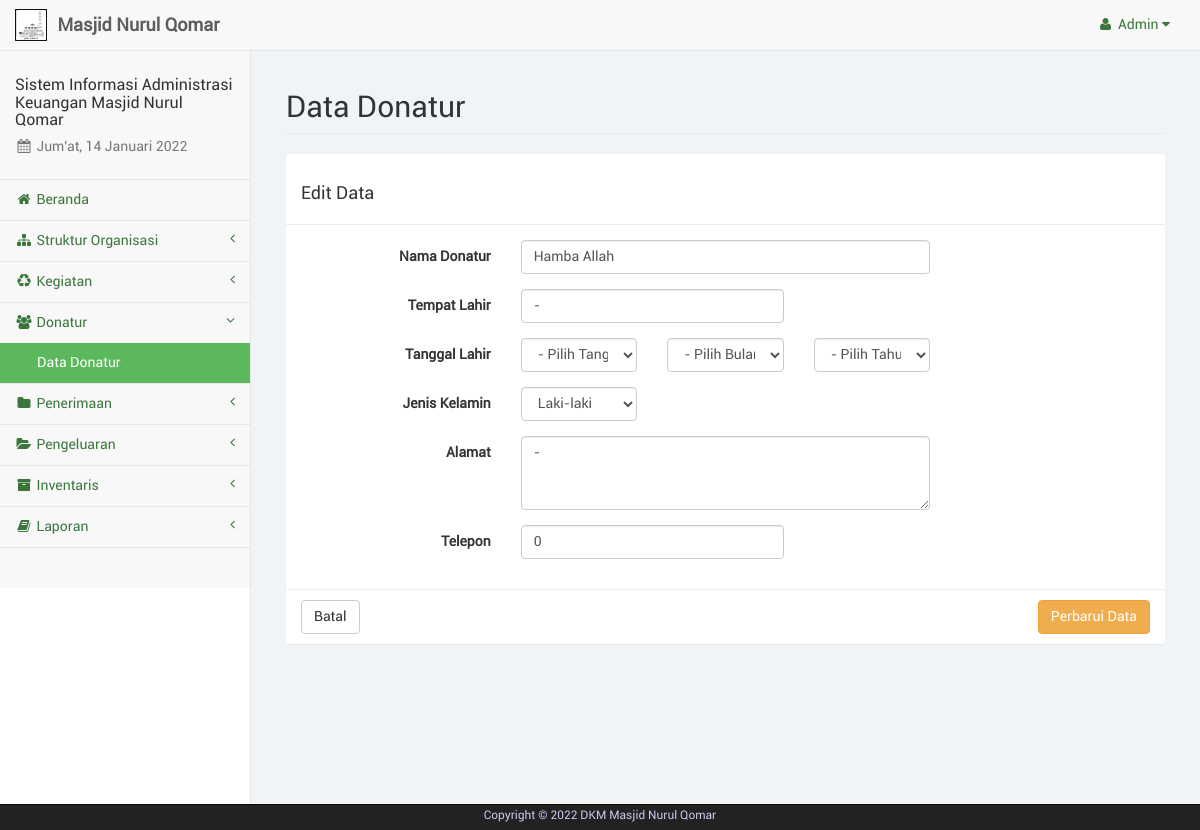
/admin/donatur_edit.php?don=2 (signed in), run on the app's committed database.
### tables this page shows
CREATE TABLE IF NOT EXISTS `pengguna` (
  `id_pengguna` int(4) NOT NULL,
  `username` varchar(15) NOT NULL,
  `password` varchar(25) NOT NULL
);

CREATE TABLE IF NOT EXISTS `donatur` (
  `id_donatur` int(8) NOT NULL,
  `nama_donatur` varchar(35) NOT NULL,
  `tpt_lahir` varchar(20) NOT NULL,
  `tgl_lahir` date NOT NULL,
  `j_kelamin` enum('Laki-laki','Perempuan') NOT NULL,
  `alamat` varchar(75) NOT NULL,
  `telepon` varchar(13) NOT NULL
);

### admin/sess_check.php (called while the page is built, shortened)
<?php
	$chk_sess = $_SESSION['user_keuangandkm'];
	include("dist/config/koneksi.php");
	$sql_sess = "SELECT * FROM pengguna WHERE id_pengguna='". $chk_sess ."'";
	$ress_sess = mysqli_query($conn, $sql_sess);
	$row_sess = mysqli_fetch_array($ress_sess);
	$sess_username = $row_sess['username'];
?>

### admin/donatur_edit.php (the view, shortened to what this page needs)
<?php
	include("sess_check.php");
	if(isset($_GET['don'])) {
		$sql = "SELECT * FROM donatur WHERE id_donatur='". $_GET['don'] ."'";
		$ress = mysqli_query($conn, $sql);
		$data = mysqli_fetch_array($ress);
	}
	$pagedesc = "Donatur";
	$menuparent = "donatur";
	include("layout_top.php");
?>
		<div id="page-wrapper">
            <div class="container-fluid">
                <div class="row">
                    <div class="col-lg-12">
                        <h1 class="page-header">Data Donatur</h1>
                    </div>
                </div>
				<div class="row">
					<div class="col-lg-12">
						<form class="form-horizontal" action="donatur_update.php" method="POST">
							<div class="panel panel-default">
								<div class="panel-heading"><h3>Edit Data</h3></div>
								<div class="panel-body">
									<div class="form-group">
										<label class="control-label col-sm-3">Nama Donatur</label>
										<div class="col-sm-6">
											<input type="text" name="nama_donatur" class="form-control" placeholder="Nama Donatur" value="<?php echo $data['nama_donatur'] ?>" required>
										</div>
									</div>
									<div class="form-group">
										<label class="control-label col-sm-3">Tempat Lahir</label>
										<div class="col-sm-4">
											<input type="text" name="tpt_lahir" class="form-control" placeholder="Tempat Lahir" value="<?php echo $data['tpt_lahir'] ?>" required>
										</div>
									</div>
									<div class="form-group">
										<label class="control-label col-sm-3">Tanggal Lahir</label>
										<div class="col-sm-2">
											<select name="tgl_lahir" class="form-control">
												<option value="0">- Pilih Tanggal -</option>
											</select>
										</div>
										<div class="col-sm-2">
											<select name="bln_lahir" class="form-control">
												<option value="0">- Pilih Bulan -</option>
											</select>
										</div>
										<div class="col-sm-2">
											<select name="thn_lahir" class="form-control">
												<option value="0">- Pilih Tahun -</option>
											</select>
										</div>
									</div>
									<div class="form-group">
										<label class="control-label col-sm-3">Jenis Kelamin</label>
										<div class="col-sm-2">
											<select name="j_kelamin" class="form-control">
												<?php
													if($data['j_kelamin'] == "Laki-laki") {
														echo '<option value="Laki-laki" selected>Laki-laki</option>';
													}
													else {
														echo '<option value="Laki-laki">Laki-laki</option>';
														echo '<option value="Perempuan" selected>Perempuan</option>';
													}
												?>
											</select>
										</div>
									</div>
									<div class="form-group">
										<label class="control-label col-sm-3">Alamat</label>
										<div class="col-sm-6">
											<textarea name="alamat" class="form-control" placeholder="Alamat" rows="3" required><?php echo $data['alamat'] ?></textarea>
										</div>
									</div>
									<div class="form-group">
										<label class="control-label col-sm-3">Telepon</label>
										<div class="col-sm-4">
											<input type="text" name="telepon" class="form-control" placeholder="Telepon" value="<?php echo $data['telepon'] ?>" required>
										</div>
									</div>
								</div>
								<div class="panel-footer">
									<a href="donatur.php" class="btn btn-default">Batal</a>
									<button type="submit" name="perbarui" class="btn btn-warning pull-right">Perbarui Data</button>
								</div>
							</div>
						</form>
					</div>
				</div>
            </div>
        </div>
<?php
	include("layout_bottom.php");
?>

### admin/layout_top.php (shortened to what this page needs)
<?php
	$haries = array("Sunday" => "Minggu", "Monday" => "Senin", "Tuesday" => "Selasa", "Wednesday" => "Rabu", "Thursday" => "Kamis", "Friday" => "Jum'at", "Saturday" => "Sabtu");
	$bulans = array("", "Januari", "Februari", "Maret", "April", "Mei", "Juni", "Juli", "Agustus", "September", "Oktober", "November", "Desember");
	$hari_ini = $haries[date("l")];
	$bulan_ini = $bulans[date("n")];
	$tanggal = date("d");
	$tahun = date("Y");
?>
<!DOCTYPE html>
<html lang="en">
<head>
	<link href="libs/bootstrap/dist/css/bootstrap.min.css" rel="stylesheet">
	<link href="libs/metisMenu/dist/metisMenu.min.css" rel="stylesheet">
    <link href="libs/datatables-plugins/integration/bootstrap/3/dataTables.bootstrap.css" rel="stylesheet">
    <link href="libs/datatables-responsive/css/dataTables.responsive.css" rel="stylesheet">
	<link href="dist/css/sb-admin-2.css" rel="stylesheet">
	<link href="dist/css/offline-font.css" rel="stylesheet">
	<link href="dist/css/custom.css" rel="stylesheet">
	<link href="libs/font-awesome/css/font-awesome.min.css" rel="stylesheet" type="text/css">
</head>
<body>
    <div id="wrapper">
        <nav class="navbar navbar-default navbar-static-top" role="navigation" style="margin-bottom: 0">
            <div class="navbar-header">
				<a class="navbar-brand hidden-xs" href="index.php">
					<img src="libs/images/brand-dkm.png" alt="brand" width="32" class="float-left image-brand">
					<div class="float-right">&nbsp;<strong>Masjid Nurul Qomar</strong></div>
				</a>
			</div>
            <ul class="nav navbar-top-links navbar-right">
				<li class="dropdown dropdown-right">
					<a class="dropdown-toggle" data-toggle="dropdown" href="#">
						<i class="fa fa-user fa-fw"></i>&nbsp;<?php echo ucfirst($sess_username); ?>&nbsp;<i class="fa fa-caret-down"></i>
					</a>
				</li>
			</ul>
            <div class="navbar-default sidebar" role="navigation">
                <div class="sidebar-nav navbar-collapse">
                    <ul class="nav" id="side-menu">
                        <li class="sidebar-search">
							<h4>Sistem Informasi Administrasi Keuangan Masjid Nurul Qomar</h4>
							<h5 class="text-muted"><i class="fa fa-calendar fa-fw"></i>&nbsp;<?php echo $hari_ini.", ".$tanggal." ".$bulan_ini." ".$tahun ?></h5>
						</li>
						<?php
							if($pagedesc == "Serambi") {
								echo '<li><a href="index.php" class="active"><i class="fa fa-home fa-fw"></i>&nbsp;Beranda</a></li>';
							}
							else {
								echo '<li><a href="index.php"><i class="fa fa-home fa-fw"></i>&nbsp;Beranda</a></li>';
							}
							if(isset($menuparent) && $menuparent == "konten_organisasi") {
								echo '<li class="active">';
							}
							else {
								echo '<li>';
							}
						?>
							<a href="#"><i class="fa fa-sitemap fa-fw"></i>&nbsp;Struktur Organisasi<span class="fa arrow"></span></a>
						</li>
						<?php
							if(isset($menuparent) && $menuparent == "kegiatan") {
								echo '<li class="active">';
							}
							else {
								echo '<li>';
							}
						?>
							<a href="#"><i class="fa fa-recycle fa-fw"></i>&nbsp;Kegiatan<span class="fa arrow"></span></a>
						</li>
						<?php
							if(isset($menuparent) && $menuparent == "donatur") {
								echo '<li class="active">';
							}
							else {
								echo '<li>';
							}
						?>
							<a href="#"><i class="fa fa-users fa-fw"></i>&nbsp;Donatur<span class="fa arrow"></span></a>
							<ul class="nav nav-second-level">
								<?php
									if($pagedesc == "Donatur") {
										echo '<li><a href="donatur.php" class="active">Data Donatur</a></li>';
									}
									else {
										echo '<li><a href="donatur.php">Data Donatur</a></li>';
									}
								?>
							</ul>
						</li>
						<?php
							if(isset($menuparent) && $menuparent == "penerimaan") {
								echo '<li class="active">';
							}
							else {
								echo '<li>';
							}
						?>
							<a href="#"><i class="fa fa-folder fa-fw"></i>&nbsp;Penerimaan<span class="fa arrow"></span></a>
						</li>
						<?php
							if(isset($menuparent) && $menuparent == "pengeluaran") {
								echo '<li class="active">';
							}
							else {
								echo '<li>';
							}
						?>
							<a href="#"><i class="fa fa-folder-open fa-fw"></i>&nbsp;Pengeluaran<span class="fa arrow"></span></a>
						</li>
						<?php
							if(isset($menuparent) && $menuparent == "inventaris") {
								echo '<li class="active">';
							}
							else {
								echo '<li>';
							}
						?>
							<a href="#"><i class="fa fa-archive fa-fw"></i>&nbsp;Inventaris<span class="fa arrow"></span></a>
						</li>
						<li>
							<a href="#"><i class="fa fa-book fa-fw"></i>&nbsp;Laporan<span class="fa arrow"></span></a>
						</li>
                    </ul>
                </div>
            </div>
        </nav>

### data on the page
pengguna: username "Admin"
donatur: nama_donatur "Hamba Allah", tpt_lahir "-", j_kelamin "Laki-laki", alamat "-", telepon "0"
